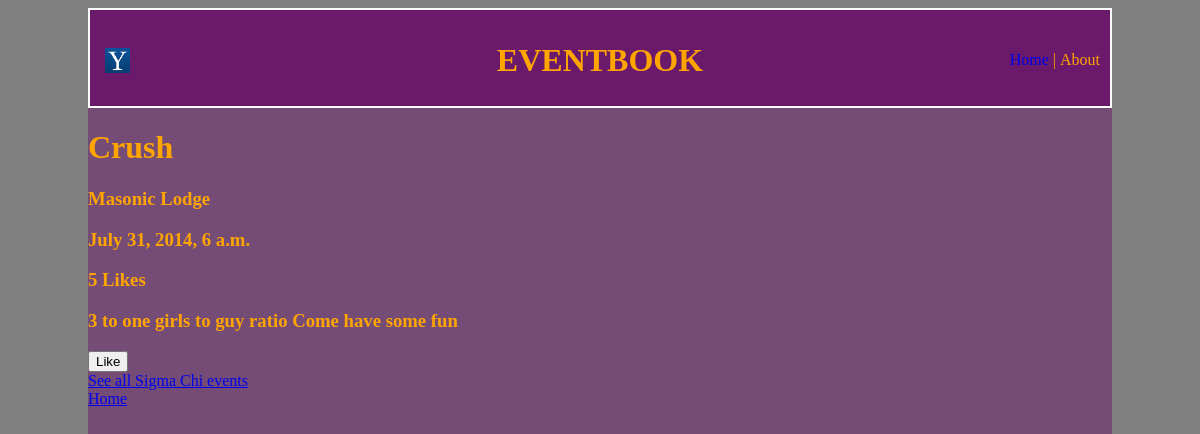
The app's page /events/events/2/ with its own data.
### events/models.py (models this page shows, shortened)
class Event(models.Model):
	group = models.ForeignKey(Group, null=True)
	title = models.CharField(max_length = 100, unique = True)
	location = models.CharField(max_length=50)
	time = models.DateTimeField(default=datetime.now())
	description =models.TextField(max_length=500)
	likes = models.IntegerField(default=0)

class Group(models.Model):
	name = models.CharField(max_length=75, unique=True)
	numMembers = models.IntegerField(default=0)
	private = models.BooleanField(default=False)

### events/views.py (the view)
# urls.py: url(r'^events/(?P<event_id>\d+)/$', views.eventdetail, name='eventdetail'),
def eventdetail(request, event_id):
	event = get_object_or_404(Event, pk=event_id)
	return render(request, 'events/eventdetail.html', {'event':event})

### events/templates/events/eventdetail.html (shortened to what this page needs)
{% extends 'events/base.html' %}
{% block content %}
<h1>{{ event.title }}</h1>
<h3>{{ event.location }}</h3>
<h3>{{ event.time }}</h3>
<h3>{{ event.likes }} Likes</h3>
<h3>{{ event.description }}</h3>
<form id="likeevent" action="{% url 'events:like' event.id %}" method="post">
	<input type="submit" value="Like"/>
</form>
<a href="{% url 'events:groupdetail' event.group.id %}">See all {{event.group.name}} events</a> <br/>
<a href="{% url 'events:index' %}">Home</a>
{% endblock %}

### events/static/events/style.css (style rules this page uses)
body { background-color: grey; }

### records on screen
Event: title "Crush", location "Masonic Lodge", time "July 31, 2014, 6 a.m.", likes "5", description "3 to one girls to guy ratio Come have some fun", group.name "Sigma Chi"
